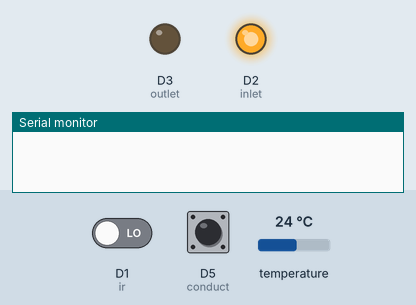
This sketch was run on a simulated ESP8266 (NodeMCU). Shown: output pins drawn as LEDs (lit = HIGH), the last lines printed to the serial monitor. The inputs (shaded band) are chosen by the test bench; at power-on: D1 (ir) LOW, D5 (conduct) HIGH, temperature 24 °C. WiFi joins after 1.5 s; servers stay silent unless stated.

Above: at 3.0 s.
3.1 s: D1 (ir) driven HIGH
At 12.2 s:
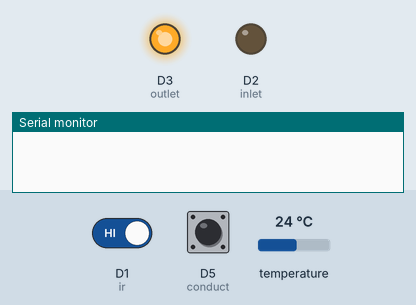
At 22.3 s:
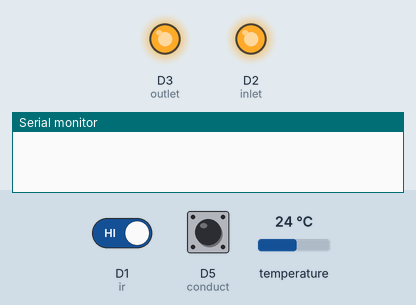
23.3 s: D1 (ir) driven LOW
At 24.4 s:
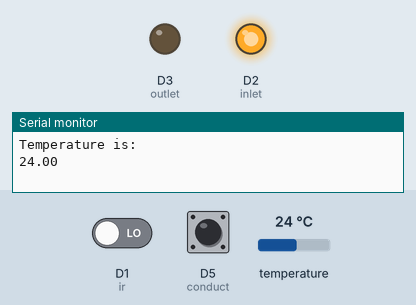
Timing chart, 0 to 46.8 s (numbered marks = the images above; inputs shaded):
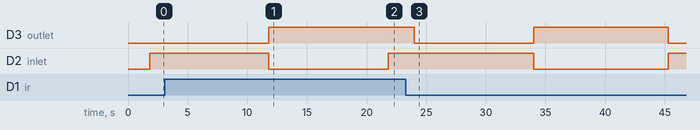

Measured:
- after the input at 3.1 s, D3 (outlet): goes on until 11.8 s, then stays HIGH
- after the input at 23.3 s, D3 (outlet): HIGH → LOW after 0.70 s, → HIGH 10.0 s later, → LOW 11.3 s later; D2 (inlet): HIGH → LOW after 10.7 s, → HIGH 11.3 s later

The sketch:

water_quality.ino
```cpp
#define BLYNK_PRINT Serial

/* Fill-in your Template ID (only if using Blynk.Cloud) */
//#define BLYNK_TEMPLATE_ID   "YourTemplateID"


#include <ESP8266WiFi.h>
#include <BlynkSimpleEsp8266.h>
         // Pass the oneWire reference to Dallas Temperature.
#include <DallasTemperature.h>
#include <OneWire.h>
#define ONE_WIRE_BUS D6                          //D1 pin of nodemcu
OneWire oneWire(ONE_WIRE_BUS);
DallasTemperature sensors(&oneWire);
// You should get Auth Token in the Blynk App.
// Go to the Project Settings (nut icon).
BlynkTimer timer;
char auth[] = "qbTmzab1z9ADEnsHeuOBj4GAbB6E-8BS";

// Your WiFi credentials.
// Set password to "" for open networks.
char ssid[] = "vivo 1723";
char pass[] = "244466666";
int ir=D1;
int irval;
WidgetLED R(V4);
WidgetLED G(V5);
int inlet=D2;
int outlet=D3;
int conduct=D5;
int conductval;
void setup()
{
  // Debug console

  Serial.begin(9600);
  pinMode(ir,INPUT);
  pinMode(inlet,OUTPUT);
  pinMode(outlet,OUTPUT);
  pinMode(conduct,INPUT);
  timer.setInterval(1000,sen);
  timer.setInterval(3000,temp);
  sensors.begin();

Blynk.begin(auth, ssid, pass);
  // You can also specify server:
  //Blynk.begin(auth, ssid, pass, "blynk-cloud.com", 80);
  //Blynk.begin(auth, ssid, pass, IPAddress(192,168,1,100), 8080);
}

void loop()
{
  Blynk.run();
  timer.run();
}
 void sen()
 {


    irval=digitalRead(ir);
  conductval=digitalRead(conduct);


  if(irval==1)
  {
  digitalWrite(inlet,1);
  digitalWrite(outlet,1);
  Blynk.virtualWrite(V1,"PURE");
  R.off();
  G.off();


      if(conductval==0)
      {
       Blynk.virtualWrite(V3," SOLUTION IS CONDUCTED");
      }
      else
      {
      Blynk.virtualWrite(V3,"SOLUTION IS NOT CONDUCTED");
      }
  }
  else
  {
           if(conductval==0)
      {
       Blynk.virtualWrite(V3," SOLUTION IS CONDUCTED");
      }
      else
      {
      Blynk.virtualWrite(V3," SOLUTION IS NOT CONDUCTED");
      }
  Blynk.notify("Hey,Blynkers! water is polluted");
  digitalWrite(inlet,1);
  digitalWrite(outlet,0);
  Blynk.virtualWrite(V1,"DIRTY");
  R.on();
  G.off();
  delay(10000);
  digitalWrite(inlet,0);
  digitalWrite(outlet,1);
  R.off();
  G.on();
 delay(10000);


  }


  }
  void temp(void)
{
  sensors.requestTemperatures();                // Send the command to get temperatures
  Serial.println("Temperature is: ");
  Serial.println(sensors.getTempCByIndex(0));   // Why "byIndex"? You can have more than one IC on the same bus. 0 refers to the first IC on the wire
  delay(500);
  Blynk.virtualWrite(V10,sensors.getTempCByIndex(0));
}
```
